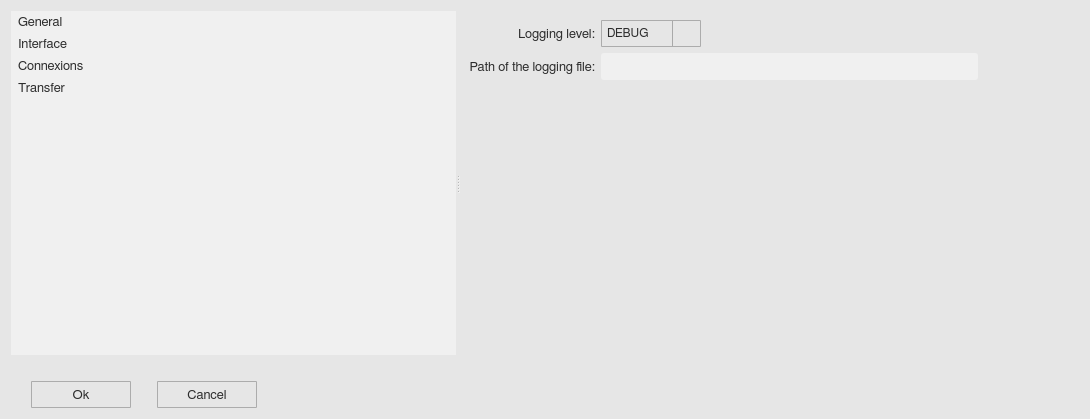
<?xml version="1.0" encoding="UTF-8"?>
<ui version="4.0">
 <class>optionWindow</class>
 <widget class="QWidget" name="optionWindow">
  <property name="geometry">
   <rect>
    <x>0</x>
    <y>0</y>
    <width>1090</width>
    <height>419</height>
   </rect>
  </property>
  <property name="minimumSize">
   <size>
    <width>0</width>
    <height>0</height>
   </size>
  </property>
  <property name="maximumSize">
   <size>
    <width>16777215</width>
    <height>16777215</height>
   </size>
  </property>
  <property name="font">
   <font>
    <family>FreeSans</family>
    <pointsize>10</pointsize>
    <weight>50</weight>
    <bold>false</bold>
    <stylestrategy>PreferAntialias</stylestrategy>
    <kerning>true</kerning>
   </font>
  </property>
  <property name="windowTitle">
   <string>Options</string>
  </property>
  <property name="windowIcon">
   <iconset>
    <normaloff>../orion_ftp_ui/icons/option_icon.svg</normaloff>../orion_ftp_ui/icons/option_icon.svg</iconset>
  </property>
  <property name="styleSheet">
   <string notr="true">QWidget {
	background-color: rgb(230,230,230);
}</string>
  </property>
  <layout class="QGridLayout" name="gridLayout_3">
   <item row="0" column="0">
    <widget class="QSplitter" name="splitter">
     <property name="orientation">
      <enum>Qt::Horizontal</enum>
     </property>
     <widget class="QListWidget" name="variable_list">
      <property name="enabled">
       <bool>true</bool>
      </property>
      <property name="minimumSize">
       <size>
        <width>0</width>
        <height>0</height>
       </size>
      </property>
      <property name="maximumSize">
       <size>
        <width>16777215</width>
        <height>16777215</height>
       </size>
      </property>
      <property name="font">
       <font>
        <family>FreeSans</family>
        <pointsize>10</pointsize>
        <weight>50</weight>
        <bold>false</bold>
        <stylestrategy>PreferAntialias</stylestrategy>
        <kerning>true</kerning>
       </font>
      </property>
      <property name="focusPolicy">
       <enum>Qt::NoFocus</enum>
      </property>
      <property name="styleSheet">
       <string notr="true">QListWidget {
	border-radius: 0px;
	background-color:  rgb(240, 240, 240);
	color: rgb(45,45,45);
}

QListWidget:disabled {
	background-color:  rgb(200,200,200);
    color: rgb(45,45,45);
}

QListView::item {
	border: 0px solid rgb(240,240,240);
	border-radius: 3px;
    padding: 1px 1px 1px 1px;
    margin: 3px 3px 3px 3px;
}

QListView::item:selected {
	border: 0px solid rgb(240,240,240);
	border-radius: 3px;
}

QListView::item:selected:!active {
	background: rgb(200,200,200);
}

QListView::item:selected:active {
	background: rgb(200,200,200);
}

QListView::item:hover {
	background: rgb(230,230,230);
	border-radius: 3px;
}

QScrollBar:vertical {
  border: 1px solid white;
  background-color: rgb(240, 240, 240);
  width: 20px;
  margin: 21px 0px 21px 0px;
}

QScrollBar:horizontal {
  border: 1px solid white;
  background-color: rgb(240, 240, 240);
  height: 20px;
  margin: 0px 21px 0px 21px;
}

QScrollBar::handle:vertical {
  background-color: rgb(205, 205, 205);
  min-height: 25px;
}

QScrollBar:handle:vertical:hover {
  background-color: rgb(166, 166, 166);
}

QScrollBar:handle:vertical:pressed {
  background-color: rgb(96, 96, 96);
}

QScrollBar::handle:horizontal {
  background-color: rgb(205, 205, 205);
  min-width: 25px;
}

QScrollBar:handle:horizontal:hover {
  background-color: rgb(166, 166, 166);
}

QScrollBar:handle:horizontal:pressed {
  background-color: rgb(96, 96, 96);
}

QScrollBar::add-line:vertical {
  border-top: 1px solid rgb(240,240,240);
  border-left: 1px solid white;
  border-right: 1px solid white;
  border-bottom: 1px solid white;
  background-color: rgb(240, 240, 240);
  height: 20px;
  subcontrol-position: bottom;
  subcontrol-origin: margin;
  border-bottom-right-radius: 0px;
}

QScrollBar::add-line:vertical:hover {
  background-color: rgb(218, 218, 218);
}

QScrollBar::add-line:vertical:pressed {
  background-color: rgb(96, 96, 96);
}

QScrollBar::sub-line:vertical {
  border-top: 1px solid white;
  border-left: 1px solid white;
  border-right: 1px solid white;
  border-bottom: 1px solid rgb(240,240,240);
  background-color: rgb(240, 240, 240);
  height: 20px;
  subcontrol-position: top;
  subcontrol-origin: margin;
  border-top-right-radius: 0px;
}

QScrollBar::sub-line:vertical:hover {
  background-color: rgb(218, 218, 218);
}

QScrollBar::sub-line:vertical:pressed {
  background-color: rgb(96, 96, 96);
}

QScrollBar::up-arrow:vertical {
  image: url(icons/up_arrow_icon.svg); 
  width: 16px;
  height: 16px;
}

QScrollBar::up-arrow:vertical:pressed {
  right: -1px;
  bottom: -1px;
}

QScrollBar::down-arrow:vertical {
  image: url(icons/down_arrow_icon.svg); 
  width: 16px;
  height: 16px;
}

QScrollBar::down-arrow:vertical:pressed {
  right: -1px;
  bottom: -1px;
}

QScrollBar::add-line:horizontal {
  border-top: 1px solid white;
  border-left: 1px solid rgb(240,240,240);
  border-right: 1px solid white;
  border-bottom: 1px solid white;
  background-color: rgb(240, 240, 240);
  width: 20px;
  subcontrol-position: right;
  subcontrol-origin: margin;
  border-bottom-right-radius: 0px;
}

QScrollBar::add-line:horizontal:hover {
  background-color: rgb(218, 218, 218);
}

QScrollBar::add-line:horizontal:pressed {
  background-color: rgb(96, 96, 96);
}

QScrollBar::sub-line:horizontal {
  border-top: 1px solid white;
  border-left: 1px solid white;
  border-right: 1px solid rgb(240,240,240);
  border-bottom: 1px solid white;
  background-color: rgb(240, 240, 240);
  width: 20px;
  subcontrol-position: left;
  subcontrol-origin: margin;
border-bottom-left-radius: 0px;
}

QScrollBar::sub-line:horizontal:hover {
  background-color: rgb(218, 218, 218);
}

QScrollBar::sub-line:horizontal:pressed {
  background-color: rgb(96, 96, 96);
}

QScrollBar::left-arrow:horizontal {
  image: url(icons/left_arrow_icon.svg); 
  width: 16px;
  height: 16px;
}

QScrollBar::left-arrow:horizontal:pressed {
  right: -1px;
  bottom: -1px;
}

QScrollBar::right-arrow:horizontal {
  image: url(icons/right_arrow_icon.svg); 
  width: 16px;
  height: 16px;
}

QScrollBar::right-arrow:horizontal:pressed {
  right: -1px;
  bottom: -1px;
}</string>
      </property>
      <property name="frameShape">
       <enum>QFrame::NoFrame</enum>
      </property>
      <property name="sizeAdjustPolicy">
       <enum>QAbstractScrollArea::AdjustIgnored</enum>
      </property>
      <property name="selectionMode">
       <enum>QAbstractItemView::SingleSelection</enum>
      </property>
      <item>
       <property name="text">
        <string>General</string>
       </property>
      </item>
      <item>
       <property name="text">
        <string>Interface</string>
       </property>
      </item>
      <item>
       <property name="text">
        <string>Connexions</string>
       </property>
      </item>
      <item>
       <property name="text">
        <string>Transfer</string>
       </property>
      </item>
     </widget>
     <widget class="QScrollArea" name="option_scroll_area">
      <property name="styleSheet">
       <string notr="true">QScrollArea { background: transparent; }

QScrollArea &gt; QWidget &gt; QWidget { background: transparent; }

QScrollBar:vertical {
  border: 1px solid white;
  background-color: rgb(240, 240, 240);
  width: 20px;
  margin: 21px 0px 21px 0px;
}

QScrollBar:horizontal {
  border: 1px solid white;
  background-color: rgb(240, 240, 240);
  height: 20px;
  margin: 0px 21px 0px 21px;
}

QScrollBar::handle:vertical {
  background-color: rgb(205, 205, 205);
  min-height: 25px;
}

QScrollBar:handle:vertical:hover {
  background-color: rgb(166, 166, 166);
}

QScrollBar:handle:vertical:pressed {
  background-color: rgb(96, 96, 96);
}

QScrollBar::handle:horizontal {
  background-color: rgb(205, 205, 205);
  min-width: 25px;
}

QScrollBar:handle:horizontal:hover {
  background-color: rgb(166, 166, 166);
}

QScrollBar:handle:horizontal:pressed {
  background-color: rgb(96, 96, 96);
}

QScrollBar::add-line:vertical {
  border-top: 1px solid rgb(240,240,240);
  border-left: 1px solid white;
  border-right: 1px solid white;
  border-bottom: 1px solid white;
  background-color: rgb(240, 240, 240);
  height: 20px;
  subcontrol-position: bottom;
  subcontrol-origin: margin;
  border-bottom-right-radius: 0px;
}

QScrollBar::add-line:vertical:hover {
  background-color: rgb(218, 218, 218);
}

QScrollBar::add-line:vertical:pressed {
  background-color: rgb(96, 96, 96);
}

QScrollBar::sub-line:vertical {
  border-top: 1px solid white;
  border-left: 1px solid white;
  border-right: 1px solid white;
  border-bottom: 1px solid rgb(240,240,240);
  background-color: rgb(240, 240, 240);
  height: 20px;
  subcontrol-position: top;
  subcontrol-origin: margin;
  border-top-right-radius: 0px;
}

QScrollBar::sub-line:vertical:hover {
  background-color: rgb(218, 218, 218);
}

QScrollBar::sub-line:vertical:pressed {
  background-color: rgb(96, 96, 96);
}

QScrollBar::up-arrow:vertical {
  image: url(icons/up_arrow_icon.svg); 
  width: 16px;
  height: 16px;
}

QScrollBar::up-arrow:vertical:pressed {
  right: -1px;
  bottom: -1px;
}

QScrollBar::down-arrow:vertical {
  image: url(icons/down_arrow_icon.svg); 
  width: 16px;
  height: 16px;
}

QScrollBar::down-arrow:vertical:pressed {
  right: -1px;
  bottom: -1px;
}

QScrollBar::add-line:horizontal {
  border-top: 1px solid white;
  border-left: 1px solid rgb(240,240,240);
  border-right: 1px solid white;
  border-bottom: 1px solid white;
  background-color: rgb(240, 240, 240);
  width: 20px;
  subcontrol-position: right;
  subcontrol-origin: margin;
  border-bottom-right-radius: 0px;
}

QScrollBar::add-line:horizontal:hover {
  background-color: rgb(218, 218, 218);
}

QScrollBar::add-line:horizontal:pressed {
  background-color: rgb(96, 96, 96);
}

QScrollBar::sub-line:horizontal {
  border-top: 1px solid white;
  border-left: 1px solid white;
  border-right: 1px solid rgb(240,240,240);
  border-bottom: 1px solid white;
  background-color: rgb(240, 240, 240);
  width: 20px;
  subcontrol-position: left;
  subcontrol-origin: margin;
border-bottom-left-radius: 0px;
}

QScrollBar::sub-line:horizontal:hover {
  background-color: rgb(218, 218, 218);
}

QScrollBar::sub-line:horizontal:pressed {
  background-color: rgb(96, 96, 96);
}

QScrollBar::left-arrow:horizontal {
  image: url(icons/left_arrow_icon.svg); 
  width: 16px;
  height: 16px;
}

QScrollBar::left-arrow:horizontal:pressed {
  right: -1px;
  bottom: -1px;
}

QScrollBar::right-arrow:horizontal {
  image: url(icons/right_arrow_icon.svg); 
  width: 16px;
  height: 16px;
}

QScrollBar::right-arrow:horizontal:pressed {
  right: -1px;
  bottom: -1px;
}</string>
      </property>
      <property name="frameShape">
       <enum>QFrame::NoFrame</enum>
      </property>
      <property name="widgetResizable">
       <bool>true</bool>
      </property>
      <property name="alignment">
       <set>Qt::AlignLeading|Qt::AlignLeft|Qt::AlignTop</set>
      </property>
      <widget class="QWidget" name="scrollAreaWidgetContents_2">
       <property name="geometry">
        <rect>
         <x>0</x>
         <y>0</y>
         <width>735</width>
         <height>333</height>
        </rect>
       </property>
       <layout class="QGridLayout" name="gridLayout">
        <item row="0" column="0">
         <layout class="QVBoxLayout" name="ow_vertical_layout">
          <item>
           <layout class="QGridLayout" name="gridLayout_2">
            <item row="1" column="1">
             <layout class="QHBoxLayout" name="horizontalLayout">
              <item>
               <widget class="QLineEdit" name="ow_line_1">
                <property name="minimumSize">
                 <size>
                  <width>0</width>
                  <height>27</height>
                 </size>
                </property>
                <property name="maximumSize">
                 <size>
                  <width>16777215</width>
                  <height>27</height>
                 </size>
                </property>
                <property name="font">
                 <font>
                  <family>FreeSans</family>
                  <pointsize>9</pointsize>
                  <stylestrategy>PreferAntialias</stylestrategy>
                  <kerning>true</kerning>
                 </font>
                </property>
                <property name="styleSheet">
                 <string notr="true">QLineEdit {
	border-radius: 3px;
    padding: 1px 4px 1px 4px;
	background-color:  rgb(240, 240, 240);
    color: rgb(45,45,45);
}</string>
                </property>
               </widget>
              </item>
              <item>
               <widget class="QToolButton" name="ow_openButton_1">
                <property name="maximumSize">
                 <size>
                  <width>27</width>
                  <height>27</height>
                 </size>
                </property>
                <property name="styleSheet">
                 <string notr="true">QToolButton {
	border: 1px solid transparent;
	background-color: transparent;
	width: 27px;
	height: 27px;
}

QToolButton:flat {
	border: none;
}</string>
                </property>
                <property name="text">
                 <string/>
                </property>
                <property name="icon">
                 <iconset>
                  <normaloff>../orion_ftp_ui/icons/open_popup_icon.svg</normaloff>../orion_ftp_ui/icons/open_popup_icon.svg</iconset>
                </property>
                <property name="iconSize">
                 <size>
                  <width>23</width>
                  <height>23</height>
                 </size>
                </property>
                <property name="autoRaise">
                 <bool>false</bool>
                </property>
               </widget>
              </item>
              <item>
               <spacer name="horizontalSpacer_10">
                <property name="orientation">
                 <enum>Qt::Horizontal</enum>
                </property>
                <property name="sizeType">
                 <enum>QSizePolicy::Fixed</enum>
                </property>
                <property name="sizeHint" stdset="0">
                 <size>
                  <width>13</width>
                  <height>20</height>
                 </size>
                </property>
               </spacer>
              </item>
              <item>
               <widget class="QToolButton" name="info_button_2">
                <property name="maximumSize">
                 <size>
                  <width>27</width>
                  <height>27</height>
                 </size>
                </property>
                <property name="styleSheet">
                 <string notr="true">QToolButton {
	border: 1px solid transparent;
	background-color: transparent;
	width: 27px;
	height: 27px;
}

QToolButton:flat {
	border: none;
}</string>
                </property>
                <property name="text">
                 <string/>
                </property>
                <property name="icon">
                 <iconset>
                  <normaloff>../orion_ftp_ui/icons/info_icon.svg</normaloff>../orion_ftp_ui/icons/info_icon.svg</iconset>
                </property>
                <property name="iconSize">
                 <size>
                  <width>23</width>
                  <height>23</height>
                 </size>
                </property>
                <property name="autoRaise">
                 <bool>false</bool>
                </property>
               </widget>
              </item>
              <item>
               <spacer name="horizontalSpacer_2">
                <property name="orientation">
                 <enum>Qt::Horizontal</enum>
                </property>
                <property name="sizeType">
                 <enum>QSizePolicy::Preferred</enum>
                </property>
                <property name="sizeHint" stdset="0">
                 <size>
                  <width>13</width>
                  <height>24</height>
                 </size>
                </property>
               </spacer>
              </item>
             </layout>
            </item>
            <item row="1" column="0">
             <widget class="QLabel" name="ow_label_2">
              <property name="minimumSize">
               <size>
                <width>0</width>
                <height>27</height>
               </size>
              </property>
              <property name="maximumSize">
               <size>
                <width>16777215</width>
                <height>27</height>
               </size>
              </property>
              <property name="font">
               <font>
                <family>FreeSans</family>
                <pointsize>10</pointsize>
                <stylestrategy>PreferAntialias</stylestrategy>
                <kerning>true</kerning>
               </font>
              </property>
              <property name="styleSheet">
               <string notr="true">QLabel {
    color: rgb(45,45,45);
}</string>
              </property>
              <property name="text">
               <string>Path of the logging file:</string>
              </property>
              <property name="alignment">
               <set>Qt::AlignRight|Qt::AlignTrailing|Qt::AlignVCenter</set>
              </property>
             </widget>
            </item>
            <item row="0" column="0">
             <widget class="QLabel" name="ow_label_1">
              <property name="minimumSize">
               <size>
                <width>0</width>
                <height>27</height>
               </size>
              </property>
              <property name="maximumSize">
               <size>
                <width>16777215</width>
                <height>27</height>
               </size>
              </property>
              <property name="font">
               <font>
                <family>FreeSans</family>
                <pointsize>10</pointsize>
                <stylestrategy>PreferAntialias</stylestrategy>
                <kerning>true</kerning>
               </font>
              </property>
              <property name="styleSheet">
               <string notr="true">QLabel {
    color: rgb(45,45,45);
}</string>
              </property>
              <property name="text">
               <string>Logging level:</string>
              </property>
              <property name="alignment">
               <set>Qt::AlignRight|Qt::AlignTrailing|Qt::AlignVCenter</set>
              </property>
             </widget>
            </item>
            <item row="0" column="1">
             <layout class="QHBoxLayout" name="horizontalLayout_7">
              <item>
               <widget class="QComboBox" name="ow_combobox_1">
                <property name="minimumSize">
                 <size>
                  <width>100</width>
                  <height>27</height>
                 </size>
                </property>
                <property name="maximumSize">
                 <size>
                  <width>100</width>
                  <height>27</height>
                 </size>
                </property>
                <property name="font">
                 <font>
                  <family>FreeSans</family>
                  <pointsize>9</pointsize>
                  <weight>50</weight>
                  <bold>false</bold>
                  <stylestrategy>PreferAntialias</stylestrategy>
                  <kerning>true</kerning>
                 </font>
                </property>
                <property name="styleSheet">
                 <string notr="true">QComboBox {
	border: 1px solid #acacac;
    border-radius: 1px;
	padding-left: 5px;
    background-color: qlineargradient(x1: 0, y1: 0, x2: 0, y2: 1, 
								stop: 0 #f0f0f0, stop: 1 #e5e5e5);
    color: rgb(45,45,45);
}

QComboBox:disabled {
	background-color:  rgb(200,200,200);
}

QComboBox:hover {
	border: 1px solid #7eb4ea;
    border-radius: 1px;
	background-color: qlineargradient(x1: 0, y1: 0, x2: 0, y2: 1, 
								stop: 0 #ecf4fc, stop: 1 #dcecfc);
}

QComboBox::drop-down {
	subcontrol-origin: padding;
	subcontrol-position: top right;
	width: 27px;
    border-left-width: 1px;
	border-left-color: darkgray;
	border-left-style: solid;
	border-top-right-radius: 3px;
	border-bottom-right-radius: 3px;
}

QComboBox::down-arrow {
	image: url(icons/down_arrow_icon.svg); 
	width: 16px;
	height: 16px
}

QComboBox QAbstractItemView {
	selection-background-color: rgb(200,200,200);
	selection-color: black;
	background: #f0f0f0;
	border: 0px solid #f0f0f0;
}

QComboBox QAbstractItemView::item {
	margin: 5px 5px 5px 5px;
}</string>
                </property>
                <item>
                 <property name="text">
                  <string>DEBUG</string>
                 </property>
                </item>
                <item>
                 <property name="text">
                  <string>INFO</string>
                 </property>
                </item>
                <item>
                 <property name="text">
                  <string>WARNING</string>
                 </property>
                </item>
                <item>
                 <property name="text">
                  <string>CRITICAL</string>
                 </property>
                </item>
                <item>
                 <property name="text">
                  <string>ERROR</string>
                 </property>
                </item>
               </widget>
              </item>
              <item>
               <spacer name="horizontalSpacer_9">
                <property name="orientation">
                 <enum>Qt::Horizontal</enum>
                </property>
                <property name="sizeType">
                 <enum>QSizePolicy::Fixed</enum>
                </property>
                <property name="sizeHint" stdset="0">
                 <size>
                  <width>13</width>
                  <height>20</height>
                 </size>
                </property>
               </spacer>
              </item>
              <item>
               <widget class="QToolButton" name="info_button_1">
                <property name="maximumSize">
                 <size>
                  <width>27</width>
                  <height>27</height>
                 </size>
                </property>
                <property name="styleSheet">
                 <string notr="true">QToolButton {
	border: 1px solid transparent;
	background-color: transparent;
	width: 27px;
	height: 27px;
}

QToolButton:flat {
	border: none;
}</string>
                </property>
                <property name="text">
                 <string/>
                </property>
                <property name="icon">
                 <iconset>
                  <normaloff>../orion_ftp_ui/icons/info_icon.svg</normaloff>../orion_ftp_ui/icons/info_icon.svg</iconset>
                </property>
                <property name="iconSize">
                 <size>
                  <width>23</width>
                  <height>23</height>
                 </size>
                </property>
                <property name="autoRaise">
                 <bool>false</bool>
                </property>
               </widget>
              </item>
              <item>
               <spacer name="horizontalSpacer_14">
                <property name="orientation">
                 <enum>Qt::Horizontal</enum>
                </property>
                <property name="sizeHint" stdset="0">
                 <size>
                  <width>40</width>
                  <height>20</height>
                 </size>
                </property>
               </spacer>
              </item>
             </layout>
            </item>
           </layout>
          </item>
         </layout>
        </item>
        <item row="1" column="0">
         <spacer name="verticalSpacer">
          <property name="orientation">
           <enum>Qt::Vertical</enum>
          </property>
          <property name="sizeHint" stdset="0">
           <size>
            <width>20</width>
            <height>40</height>
           </size>
          </property>
         </spacer>
        </item>
       </layout>
      </widget>
     </widget>
    </widget>
   </item>
   <item row="1" column="0">
    <spacer name="verticalSpacer_3">
     <property name="orientation">
      <enum>Qt::Vertical</enum>
     </property>
     <property name="sizeType">
      <enum>QSizePolicy::Fixed</enum>
     </property>
     <property name="sizeHint" stdset="0">
      <size>
       <width>20</width>
       <height>20</height>
      </size>
     </property>
    </spacer>
   </item>
   <item row="2" column="0">
    <layout class="QHBoxLayout" name="horizontalLayout_2">
     <item>
      <spacer name="horizontalSpacer_3">
       <property name="orientation">
        <enum>Qt::Horizontal</enum>
       </property>
       <property name="sizeType">
        <enum>QSizePolicy::Fixed</enum>
       </property>
       <property name="sizeHint" stdset="0">
        <size>
         <width>20</width>
         <height>20</height>
        </size>
       </property>
      </spacer>
     </item>
     <item>
      <widget class="QToolButton" name="ow_ok_button">
       <property name="minimumSize">
        <size>
         <width>100</width>
         <height>27</height>
        </size>
       </property>
       <property name="maximumSize">
        <size>
         <width>100</width>
         <height>27</height>
        </size>
       </property>
       <property name="font">
        <font>
         <family>FreeSans</family>
         <pointsize>10</pointsize>
         <weight>50</weight>
         <bold>false</bold>
         <stylestrategy>PreferDefault</stylestrategy>
         <kerning>true</kerning>
        </font>
       </property>
       <property name="styleSheet">
        <string notr="true">QToolButton {
	border: 1px solid #acacac;
	border-radius: 1px;
	background-color: qlineargradient(x1:0, y1:0, x2:0, y2:1,
									stop:0 #f0f0f0, stop:1 #e5e5e5);
    color: rgb(45,45,45);
}

QToolButton:hover {
	border: 1px solid #7eb4ea;
	border-radius: 1px;
	background-color: qlineargradient(x1:0, y1:0, x2:0, y2:1,
									stop:0 #ecf4fc, stop:1 #dcecfc);
}

QToolButton:pressed {
	border: 1px solid #579de5;
	border-radius: 1px;
	background-color: qlineargradient(x1:0, y1:0, x2:0, y2:1,
									stop:0 #daecfc, stop:1 #c4e0fc);
}</string>
       </property>
       <property name="text">
        <string>Ok</string>
       </property>
      </widget>
     </item>
     <item>
      <spacer name="horizontalSpacer_5">
       <property name="orientation">
        <enum>Qt::Horizontal</enum>
       </property>
       <property name="sizeType">
        <enum>QSizePolicy::Fixed</enum>
       </property>
       <property name="sizeHint" stdset="0">
        <size>
         <width>20</width>
         <height>20</height>
        </size>
       </property>
      </spacer>
     </item>
     <item>
      <widget class="QToolButton" name="ow_cancel_button">
       <property name="minimumSize">
        <size>
         <width>100</width>
         <height>27</height>
        </size>
       </property>
       <property name="maximumSize">
        <size>
         <width>100</width>
         <height>27</height>
        </size>
       </property>
       <property name="font">
        <font>
         <family>FreeSans</family>
         <pointsize>10</pointsize>
         <weight>50</weight>
         <bold>false</bold>
         <stylestrategy>PreferDefault</stylestrategy>
         <kerning>true</kerning>
        </font>
       </property>
       <property name="styleSheet">
        <string notr="true">QToolButton {
	border: 1px solid #acacac;
	border-radius: 1px;
	background-color: qlineargradient(x1:0, y1:0, x2:0, y2:1,
									stop:0 #f0f0f0, stop:1 #e5e5e5);
    color: rgb(45,45,45);
}

QToolButton:hover {
	border: 1px solid #7eb4ea;
	border-radius: 1px;
	background-color: qlineargradient(x1:0, y1:0, x2:0, y2:1,
									stop:0 #ecf4fc, stop:1 #dcecfc);
}

QToolButton:pressed {
	border: 1px solid #579de5;
	border-radius: 1px;
	background-color: qlineargradient(x1:0, y1:0, x2:0, y2:1,
									stop:0 #daecfc, stop:1 #c4e0fc);
}</string>
       </property>
       <property name="text">
        <string>Cancel</string>
       </property>
      </widget>
     </item>
     <item>
      <spacer name="horizontalSpacer_4">
       <property name="orientation">
        <enum>Qt::Horizontal</enum>
       </property>
       <property name="sizeHint" stdset="0">
        <size>
         <width>40</width>
         <height>20</height>
        </size>
       </property>
      </spacer>
     </item>
    </layout>
   </item>
  </layout>
 </widget>
 <resources/>
 <connections/>
</ui>
